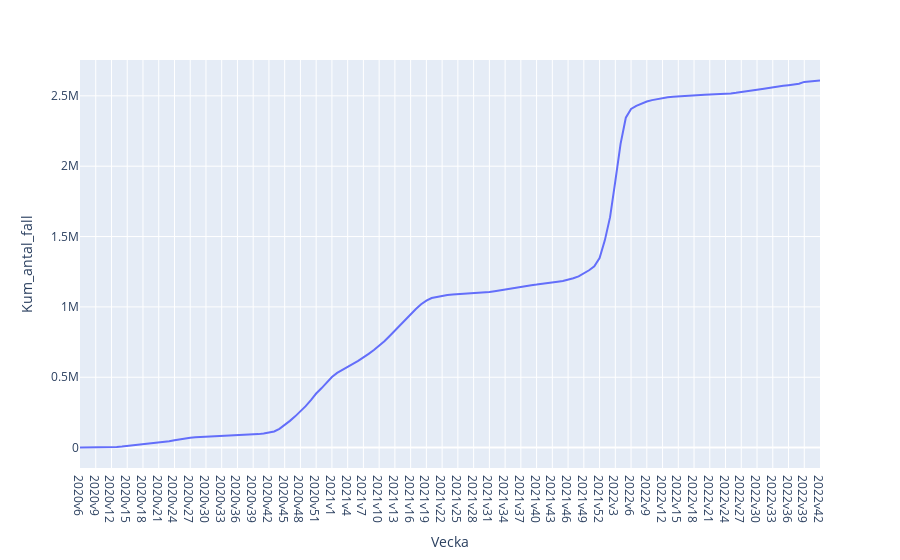

Write notebook code for a chart like this one.
### Code cell
"""Plotly express plot:"""
px.line(covid19_data, x="Vecka", y="Kum_antal_fall")

### Figure 1 — Plotly figure (JSON) as saved in the notebook; plotly's stock layout.template omitted (floating-point values rounded to 4 significant figures; data arrays with more than 128 entries replaced by an {"elided": "..."} marker saying what was removed)
{"data": [{"hovertemplate": "Vecka=%{x}<br>Kum_antal_fall=%{y}<extra></extra>", "legendgroup": "", "line": {"color": "#636efa", "dash": "solid"}, "marker": {"symbol": "circle"}, "mode": "lines", "name": "", "orientation": "v", "showlegend": false, "type": "scatter", "x": {"elided": "142 str values"}, "xaxis": "x", "y": {"elided": "142 int values"}, "yaxis": "y"}], "layout": {"legend": {"tracegroupgap": 0}, "margin": {"t": 60}, "xaxis": {"anchor": "y", "domain": [0, 1], "title": {"text": "Vecka"}}, "yaxis": {"anchor": "x", "domain": [0, 1], "title": {"text": "Kum_antal_fall"}}}}
